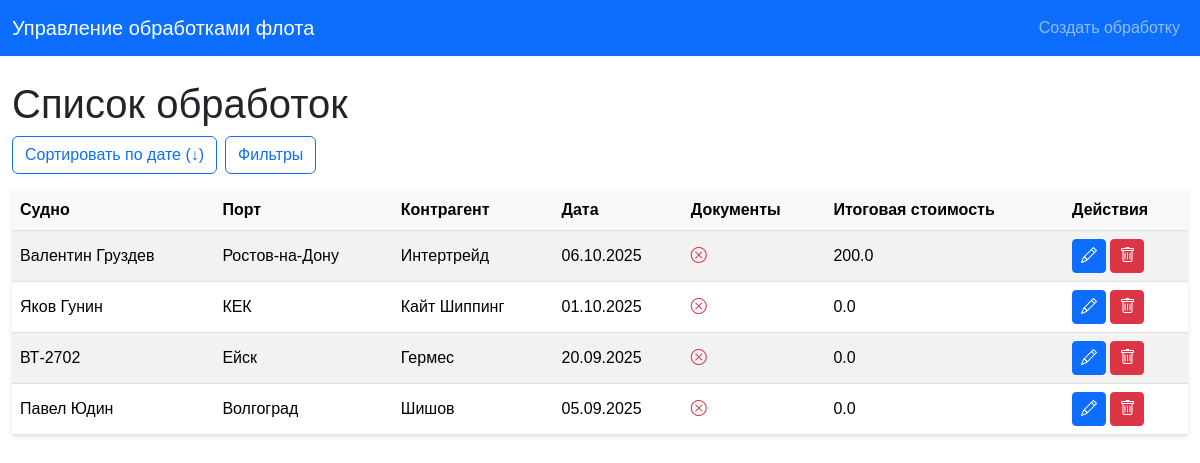
The page / on the database its author committed.
### models/schemas.py (models this page shows)
class Operation(Base):
    __tablename__ = "operations"
    id = Column(Integer, primary_key=True, index=True)
    ship_id = Column(Integer, ForeignKey("ships.id"))
    port_id = Column(Integer, ForeignKey("ports.id"))
    contractor_id = Column(Integer, ForeignKey("contractors.id"))
    date = Column(Date)
    has_documents = Column(Boolean, default=False)
    document_path = Column(String, nullable=True)  # Добавляем для файлов
    ship = relationship("Ship")
    port = relationship("Port")
    contractor = relationship("Contractor")
    pollutants = relationship("OperationPollutant", back_populates="operation", cascade="all, delete-orphan")

class Ship(Base):
    __tablename__ = "ships"
    id = Column(Integer, primary_key=True, index=True)
    name = Column(String, unique=True, index=True)

class Port(Base):
    __tablename__ = "ports"
    id = Column(Integer, primary_key=True, index=True)
    name = Column(String, unique=True, index=True)

class Contractor(Base):
    __tablename__ = "contractors"
    id = Column(Integer, primary_key=True, index=True)
    name = Column(String, unique=True, index=True)

### routers/operations.py (the view)
@router.get("/", response_class=HTMLResponse)
async def list_operations(
    request: Request,
    ship_ids: str = None,
    start_date: str = None,
    end_date: str = None,
    port_id: int = None,
    contractor_id: int = None,
    sort_order: str = "desc",
    page: int = 1,
    per_page: int = 10,
    db: Session = Depends(get_db)
):
    query = db.query(Operation)
    if ship_ids:
        try:
            ship_ids_list = [int(id) for id in ship_ids.split(",") if id]
            query = query.filter(Operation.ship_id.in_(ship_ids_list))
        except ValueError:
            pass
    if start_date:
        try:
            start_date_obj = datetime.strptime(start_date, "%Y-%m-%d").date()
            query = query.filter(Operation.date >= start_date_obj)
        except ValueError:
            pass
    if end_date:
        try:
            end_date_obj = datetime.strptime(end_date, "%Y-%m-%d").date()
            query = query.filter(Operation.date <= end_date_obj)
        except ValueError:
            pass
    if port_id:
        query = query.filter(Operation.port_id == port_id)
    if contractor_id:
        query = query.filter(Operation.contractor_id == contractor_id)
    if sort_order.lower() == "asc":
        query = query.order_by(Operation.date.asc())
    else:
        query = query.order_by(Operation.date.desc())
    total = query.count()
    operations = query.offset((page - 1) * per_page).limit(per_page).all()
    total_costs = {}
    for op in operations:
        total_cost = db.query(func.sum(OperationPollutant.cost)).filter(
            OperationPollutant.operation_id == op.id
        ).scalar() or 0.0
        total_costs[op.id] = total_cost
    ships = db.query(Ship).order_by(Ship.name).all()
    ports = db.query(Port).order_by(Port.name).all()
    contractors = db.query(Contractor).order_by(Contractor.name).all()
    return templates.TemplateResponse("list.html", {
        "request": request,
        "operations": operations,
        "total_costs": total_costs,
        "ships": ships,
        "ports": ports,
        "contractors": contractors,
        "selected_ship_ids": ship_ids.split(",") if ship_ids else [],
        "selected_start_date": start_date,
        "selected_end_date": end_date,
        "selected_port_id": port_id,
        "selected_contractor_id": contractor_id,
        "sort_order": sort_order,
        "total_pages": (total // per_page) + (1 if total % per_page else 0),
        "current_page": page,
        "per_page": per_page
    })

### templates/list.html (shortened to what this page needs)
<!DOCTYPE html>
<html lang="ru">
<head>
    <link href="https://cdn.jsdelivr.net/npm/bootstrap@5.3.3/dist/css/bootstrap.min.css" rel="stylesheet">
    <link href="/static/styles.css" rel="stylesheet">
    <link href="https://cdn.jsdelivr.net/npm/bootstrap-icons/font/bootstrap-icons.css" rel="stylesheet">
    <link href="https://cdn.jsdelivr.net/npm/select2@4.1.0-rc.0/dist/css/select2.min.css" rel="stylesheet">
</head>
<body>
    <nav class="navbar navbar-expand-lg navbar-dark bg-primary">
        <div class="container">
            <a class="navbar-brand" href="/">Управление обработками флота</a>
            <div class="navbar-nav">
                <a class="nav-link" href="/create">Создать обработку</a>
            </div>
        </div>
    </nav>
    <div class="container mt-4">
        <h1>Список обработок</h1>
        <div class="mb-3">
            <button type="button" class="btn btn-outline-primary me-2" onclick="toggleSortOrder()">
                Сортировать по дате {% if sort_order == 'asc' %}(↑){% else %}(↓){% endif %}
            <button type="button" class="btn btn-outline-primary" data-bs-toggle="collapse" data-bs-target="#filterCollapse" aria-expanded="false" aria-controls="filterCollapse">
                Фильтры
            </button>
        </div>
        <table class="table table-striped" id="operationsTable">
            <thead>
                <tr>
                    <th>Судно</th>
                    <th>Порт</th>
                    <th>Контрагент</th>
                    <th>Дата</th>
                    <th>Документы</th>
                    <th>Итоговая стоимость</th>
                    <th>Действия</th>
                </tr>
            </thead>
            <tbody>
                {% for operation in operations %}
                <tr style="cursor: pointer;" onclick="showDetails({{ operation.id | safe }})">
                    <td>{{ operation.ship.name }}</td>
                    <td>{{ operation.port.name }}</td>
                    <td>{{ operation.contractor.name }}</td>
                    <td>{{ operation.date.strftime('%d.%m.%Y') }}</td>
                    <td>
                        {% if operation.has_documents %}
                        <i class="bi bi-check-circle text-success"></i>
                        {% else %}
                        <i class="bi bi-x-circle text-danger"></i>
                        {% endif %}
                    </td>
                    <td>{{ total_costs[operation.id] | float | round(2) }}</td>
                    <td>
                        <a href="/edit/{{ operation.id }}" class="btn btn-sm btn-primary" onclick="event.stopPropagation();"><i class="bi bi-pencil"></i></a>
                        <form action="/delete/{{ operation.id }}" method="post" style="display:inline;">
                            <button type="submit" class="btn btn-sm btn-danger" onclick="event.stopPropagation(); return confirm('Вы уверены, что хотите удалить эту обработку?')"><i class="bi bi-trash"></i></button>
                        </form>
                    </td>
                </tr>
                {% endfor %}
            </tbody>
        </table>
    </div>
</body>
</html>

### static/css/styles.css (style rules this page uses)
body { font-family: Arial, sans-serif; }
.table { border-collapse: separate; border-spacing: 0; box-shadow: 0 2px 4px rgba(0, 0, 0, 0.1); }
.table th, .table td { vertical-align: middle; }
.table th { background-color: #f8f9fa; }
.btn-sm { padding: 0.25rem 0.5rem; font-size: 0.875rem; }
.container { max-width: 1200px; }

### templates/list.html (style rules this page uses)
.btn-sm i { font-size: 1rem; }

### rows shown on the page
Operation: ship.name "Валентин Груздев", port.name "Ростов-на-Дону", contractor.name "Интертрейд", date "06.10.2025", has_documents False (drawn), total_costs "200.0"
Operation: ship.name "Яков Гунин", port.name "КЕК", contractor.name "Кайт Шиппинг", date "01.10.2025", has_documents False (drawn), total_costs "0.0"
Operation: ship.name "ВТ-2702", port.name "Ейск", contractor.name "Гермес", date "20.09.2025", has_documents False (drawn), total_costs "0.0"
Operation: ship.name "Павел Юдин", port.name "Волгоград", contractor.name "Шишов", date "05.09.2025", has_documents False (drawn), total_costs "0.0"
